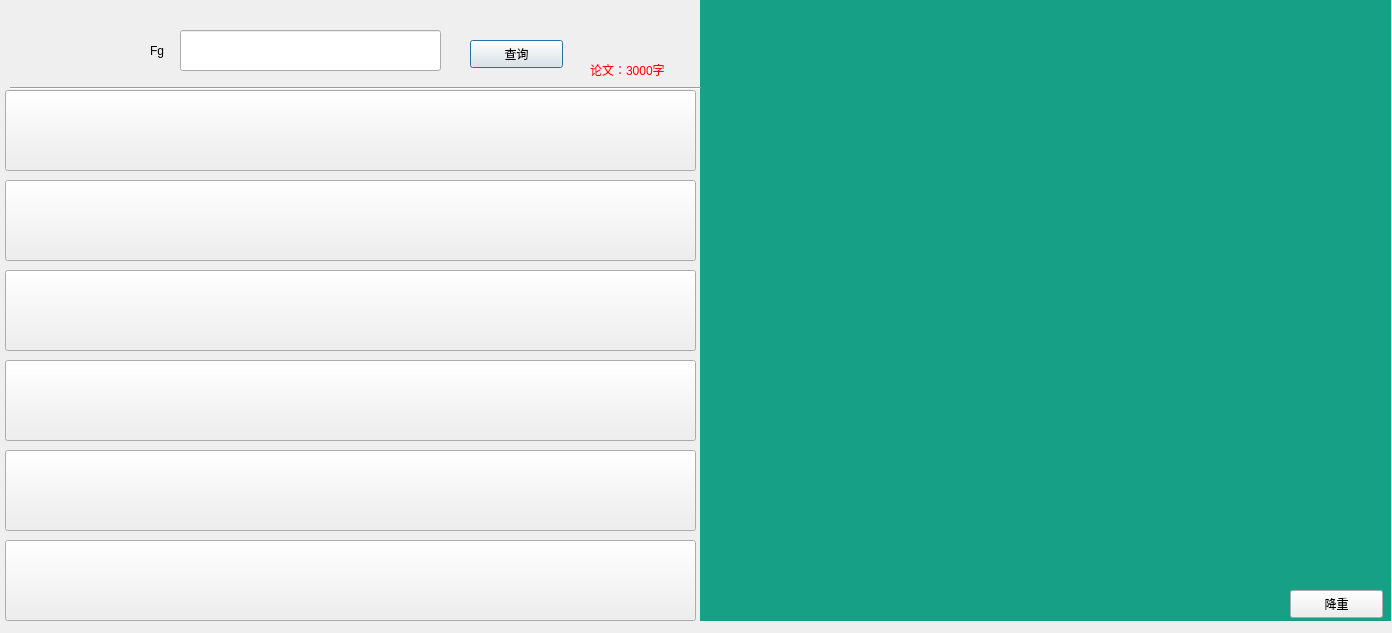
<?xml version="1.0" encoding="UTF-8"?>
<ui version="4.0">
 <class>Dialog</class>
 <widget class="QDialog" name="Dialog">
  <property name="geometry">
   <rect>
    <x>0</x>
    <y>0</y>
    <width>1392</width>
    <height>633</height>
   </rect>
  </property>
  <property name="windowTitle">
   <string>Dialog</string>
  </property>
  <widget class="QLineEdit" name="lineEdit">
   <property name="geometry">
    <rect>
     <x>180</x>
     <y>30</y>
     <width>261</width>
     <height>41</height>
    </rect>
   </property>
  </widget>
  <widget class="QPushButton" name="pushButton">
   <property name="geometry">
    <rect>
     <x>470</x>
     <y>40</y>
     <width>93</width>
     <height>28</height>
    </rect>
   </property>
   <property name="styleSheet">
    <string notr="true">
QPushButton{background-color:#16A085;border:none;color: rgb(74, 74, 0);font-size:20px;}&quot;
QPushButton:hover{background-color:#16A085;}</string>
   </property>
   <property name="text">
    <string>查询</string>
   </property>
  </widget>
  <widget class="QLabel" name="label">
   <property name="geometry">
    <rect>
     <x>150</x>
     <y>30</y>
     <width>241</width>
     <height>41</height>
    </rect>
   </property>
   <property name="text">
    <string>Fg</string>
   </property>
  </widget>
  <widget class="QTextBrowser" name="textBrowser">
   <property name="geometry">
    <rect>
     <x>700</x>
     <y>0</y>
     <width>691</width>
     <height>621</height>
    </rect>
   </property>
   <property name="styleSheet">
    <string notr="true">background-color:#16A085;border:none;color:#ffffff;font-size:20px;
</string>
   </property>
   <property name="html">
    <string>&lt;!DOCTYPE HTML PUBLIC &quot;-//W3C//DTD HTML 4.0//EN&quot; &quot;http://www.w3.org/TR/REC-html40/strict.dtd&quot;&gt;
&lt;html&gt;&lt;head&gt;&lt;meta name=&quot;qrichtext&quot; content=&quot;1&quot; /&gt;&lt;style type=&quot;text/css&quot;&gt;
p, li { white-space: pre-wrap; }
&lt;/style&gt;&lt;/head&gt;&lt;body style=&quot; font-family:'SimSun'; font-size:20px; font-weight:400; font-style:normal;&quot;&gt;
&lt;p style=&quot;-qt-paragraph-type:empty; margin-top:0px; margin-bottom:0px; margin-left:0px; margin-right:0px; -qt-block-indent:0; text-indent:0px;&quot;&gt;&lt;br /&gt;&lt;/p&gt;&lt;/body&gt;&lt;/html&gt;</string>
   </property>
  </widget>
  <widget class="Line" name="line_2">
   <property name="geometry">
    <rect>
     <x>10</x>
     <y>80</y>
     <width>691</width>
     <height>16</height>
    </rect>
   </property>
   <property name="orientation">
    <enum>Qt::Horizontal</enum>
   </property>
  </widget>
  <widget class="QPushButton" name="pushButton_2">
   <property name="geometry">
    <rect>
     <x>5</x>
     <y>90</y>
     <width>691</width>
     <height>81</height>
    </rect>
   </property>
   <property name="styleSheet">
    <string notr="true">
QPushButton{background-color:rgb(0, 255, 255);border:none;color: rgb(74, 74, 0);font-size:20px;}&quot;
QPushButton:hover{background-color:#16A085;}</string>
   </property>
   <property name="text">
    <string/>
   </property>
  </widget>
  <widget class="QPushButton" name="pushButton_3">
   <property name="geometry">
    <rect>
     <x>5</x>
     <y>180</y>
     <width>691</width>
     <height>81</height>
    </rect>
   </property>
   <property name="styleSheet">
    <string notr="true">
QPushButton{background-color:rgb(0, 255, 255);border:none;color: rgb(74, 74, 0);font-size:20px;}&quot;
QPushButton:hover{background-color:#16A085;}</string>
   </property>
   <property name="text">
    <string/>
   </property>
  </widget>
  <widget class="QPushButton" name="pushButton_4">
   <property name="geometry">
    <rect>
     <x>5</x>
     <y>270</y>
     <width>691</width>
     <height>81</height>
    </rect>
   </property>
   <property name="styleSheet">
    <string notr="true">
QPushButton{background-color:rgb(0, 255, 255);border:none;color: rgb(74, 74, 0);font-size:20px;}&quot;
QPushButton:hover{background-color:#16A085;}</string>
   </property>
   <property name="text">
    <string/>
   </property>
  </widget>
  <widget class="QPushButton" name="pushButton_5">
   <property name="geometry">
    <rect>
     <x>5</x>
     <y>360</y>
     <width>691</width>
     <height>81</height>
    </rect>
   </property>
   <property name="styleSheet">
    <string notr="true">
QPushButton{background-color:rgb(0, 255, 255);border:none;color: rgb(74, 74, 0);font-size:20px;}&quot;
QPushButton:hover{background-color:#333333;}</string>
   </property>
   <property name="text">
    <string/>
   </property>
  </widget>
  <widget class="QPushButton" name="pushButton_6">
   <property name="geometry">
    <rect>
     <x>5</x>
     <y>450</y>
     <width>691</width>
     <height>81</height>
    </rect>
   </property>
   <property name="styleSheet">
    <string notr="true">
QPushButton{background-color:rgb(0, 255, 255);border:none;color: rgb(74, 74, 0);font-size:20px;}&quot;
QPushButton:hover{background-color:#333333;}</string>
   </property>
   <property name="text">
    <string/>
   </property>
  </widget>
  <widget class="QPushButton" name="pushButton_7">
   <property name="geometry">
    <rect>
     <x>5</x>
     <y>540</y>
     <width>691</width>
     <height>81</height>
    </rect>
   </property>
   <property name="styleSheet">
    <string notr="true">
QPushButton{background-color:rgb(0, 255, 255);border:none;color: rgb(74, 74, 0);font-size:20px;}&quot;
QPushButton:hover{background-color:#333333;}</string>
   </property>
   <property name="text">
    <string/>
   </property>
  </widget>
  <widget class="QPushButton" name="pushButton_8">
   <property name="geometry">
    <rect>
     <x>1290</x>
     <y>590</y>
     <width>93</width>
     <height>28</height>
    </rect>
   </property>
   <property name="styleSheet">
    <string notr="true">background-color: rgb(170, 255, 255);
QPushButton{background-color:#16A085;border:none;color: rgb(74, 74, 0);font-size:20px;}&quot;
QPushButton:hover{background-color:#16A085;}</string>
   </property>
   <property name="text">
    <string>降重</string>
   </property>
  </widget>
  <widget class="QLabel" name="label_2">
   <property name="geometry">
    <rect>
     <x>590</x>
     <y>60</y>
     <width>101</width>
     <height>20</height>
    </rect>
   </property>
   <property name="styleSheet">
    <string notr="true">color: rgb(255, 0, 0);</string>
   </property>
   <property name="text">
    <string>论文：3000字</string>
   </property>
  </widget>
  <zorder>textBrowser</zorder>
  <zorder>lineEdit</zorder>
  <zorder>pushButton</zorder>
  <zorder>label</zorder>
  <zorder>line_2</zorder>
  <zorder>pushButton_2</zorder>
  <zorder>pushButton_3</zorder>
  <zorder>pushButton_4</zorder>
  <zorder>pushButton_5</zorder>
  <zorder>pushButton_6</zorder>
  <zorder>pushButton_7</zorder>
  <zorder>pushButton_8</zorder>
  <zorder>label_2</zorder>
 </widget>
 <resources/>
 <connections/>
</ui>
